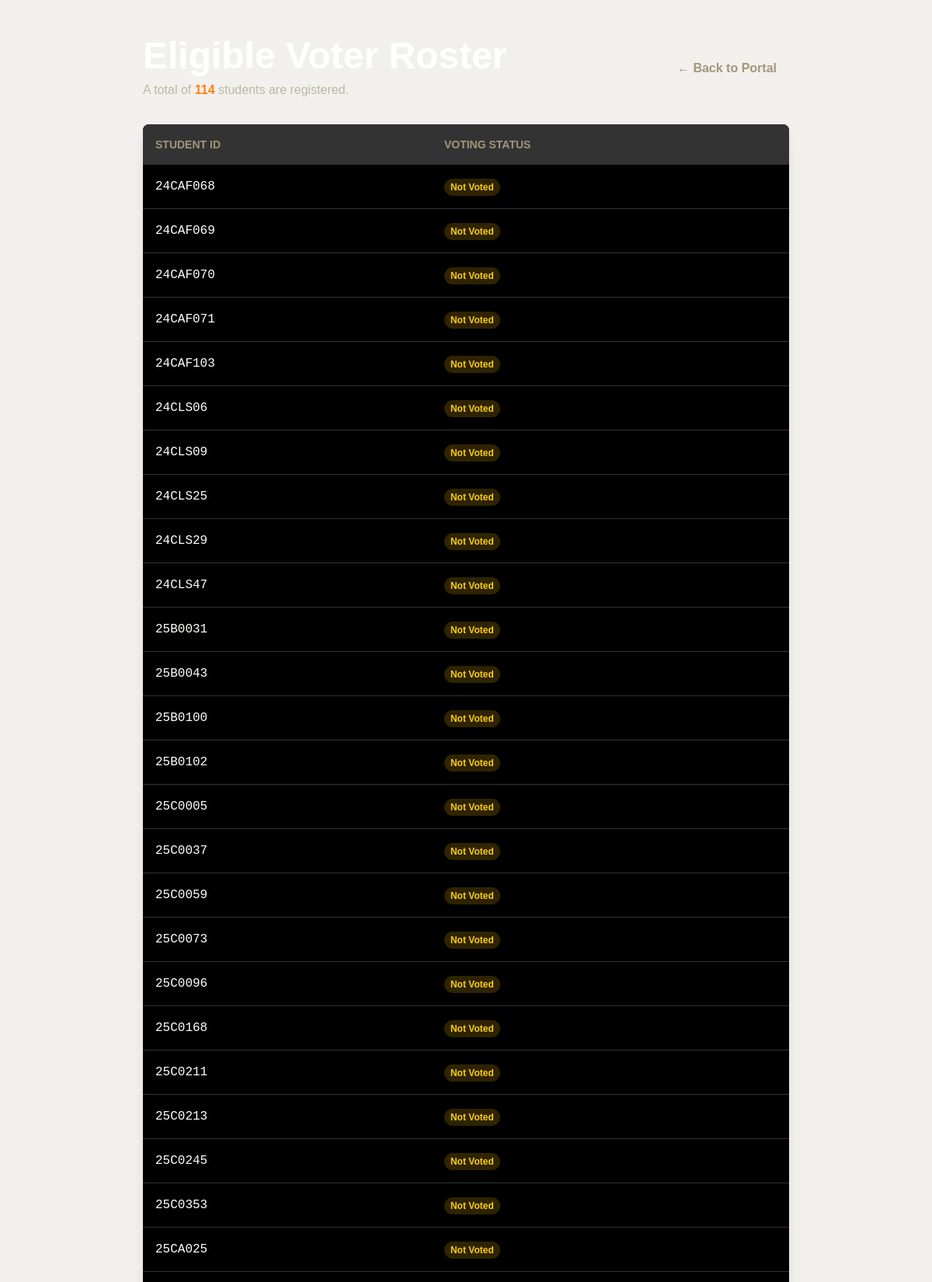
The app's page /officer/voter-list/?page=2 (signed in, upper part) with its own data.
### core/models.py (models this page shows, shortened)
class Student(models.Model):
    university = models.ForeignKey(University, on_delete=models.CASCADE, related_name='students')
    student_id = models.CharField(max_length=50)
    has_voted = models.BooleanField(default=False)
    class Meta:
        unique_together = ('university', 'student_id')

### core/views.py (the view)
# urls.py: path('officer/voter-list/', views.voter_list_view, name='voter_list'),
@login_required(login_url='officer_login')
@user_passes_test(is_superuser, login_url='officer_login')
def voter_list_view(request):
    university = get_current_university(request)
    student_list = Student.objects.filter(university=university).order_by('student_id')
    paginator = Paginator(student_list, 50) # Show 50 students per page
    page_number = request.GET.get('page')
    page_obj = paginator.get_page(page_number)
    context = {
        'page_obj': page_obj,
        'total_students': student_list.count()
    }
    return render(request, 'voter_list.html', context)

### core/views.py (called while the page is built)
def is_superuser(user):
    return user.is_superuser

def get_current_university(request):
    if request.user.is_authenticated:
        try:
            profile = Profile.objects.select_related('university').get(user=request.user)
            return profile.university
        except Profile.DoesNotExist:
            pass
    return University.objects.first()

### templates/voter_list.html (shortened to what this page needs)
{% extends 'base.html' %}
{% block content %}
<div class="w-full max-w-4xl mx-auto p-4 md:p-8">
    <div class="flex justify-between items-center mb-8">
        <div>
            <h1 class="text-3xl md:text-5xl font-semibold text-baby_powder">Eligible Voter Roster</h1>
            <p class="text-khaki mt-2">A total of <span class="text-orange_wheel font-bold">{{ total_students }}</span> students are registered.</p>
        </div>
        <a href="{% url 'officer_portal' %}" class="py-2 px-4 rounded-lg text-khaki-400 font-semibold hover:bg-black-500 hover:text-baby_powder transition-colors">
            &larr; Back to Portal
        </a>
    </div>
    <div class="bg-black-500 rounded-lg shadow-lg overflow-hidden">
        <table class="w-full text-left">
            <thead class="bg-black-600 text-khaki-400 uppercase text-sm">
                <tr>
                    <th class="p-4">Student ID</th>
                    <th class="p-4">Voting Status</th>
                </tr>
            </thead>
            <tbody class="divide-y divide-black-600">
                {% for student in page_obj %}
                <tr class="text-baby_powder">
                    <td class="p-4 font-mono">{{ student.student_id }}</td>
                    <td class="p-4">
                        {% if student.has_voted %}
                            <span class="px-2 py-1 text-xs font-semibold rounded-full bg-green-500/20 text-green-400">Voted</span>
                        {% else %}
                            <span class="px-2 py-1 text-xs font-semibold rounded-full bg-yellow-500/20 text-yellow-400">Not Voted</span>
                        {% endif %}
                    </td>
                </tr>
                {% endfor %}
            </tbody>
        </table>
    </div>
</div>
{% endblock %}

### templates/base.html (style rules this page uses)
body { font-family: 'Clash Display', sans-serif; }

### records on screen
Student: student_id "24CAF068", has_voted "Not Voted"
Student: student_id "24CAF069", has_voted "Not Voted"
Student: student_id "24CAF070", has_voted "Not Voted"
Student: student_id "24CAF071", has_voted "Not Voted"
Student: student_id "24CAF103", has_voted "Not Voted"
Student: student_id "24CLS06", has_voted "Not Voted"
Student: student_id "24CLS09", has_voted "Not Voted"
Student: student_id "24CLS25", has_voted "Not Voted"
Student: student_id "24CLS29", has_voted "Not Voted"
Student: student_id "24CLS47", has_voted "Not Voted"
Student: student_id "25B0031", has_voted "Not Voted"
Student: student_id "25B0043", has_voted "Not Voted"
Student: student_id "25B0100", has_voted "Not Voted"
Student: student_id "25B0102", has_voted "Not Voted"
Student: student_id "25C0005", has_voted "Not Voted"
Student: student_id "25C0037", has_voted "Not Voted"
Student: student_id "25C0059", has_voted "Not Voted"
Student: student_id "25C0073", has_voted "Not Voted"
Student: student_id "25C0096", has_voted "Not Voted"
Student: student_id "25C0168", has_voted "Not Voted"
Student: student_id "25C0211", has_voted "Not Voted"
Student: student_id "25C0213", has_voted "Not Voted"
Student: student_id "25C0245", has_voted "Not Voted"
Student: student_id "25C0353", has_voted "Not Voted"
Student: student_id "25CA025", has_voted "Not Voted"

### other values on screen
{{ total_students }} "114"
